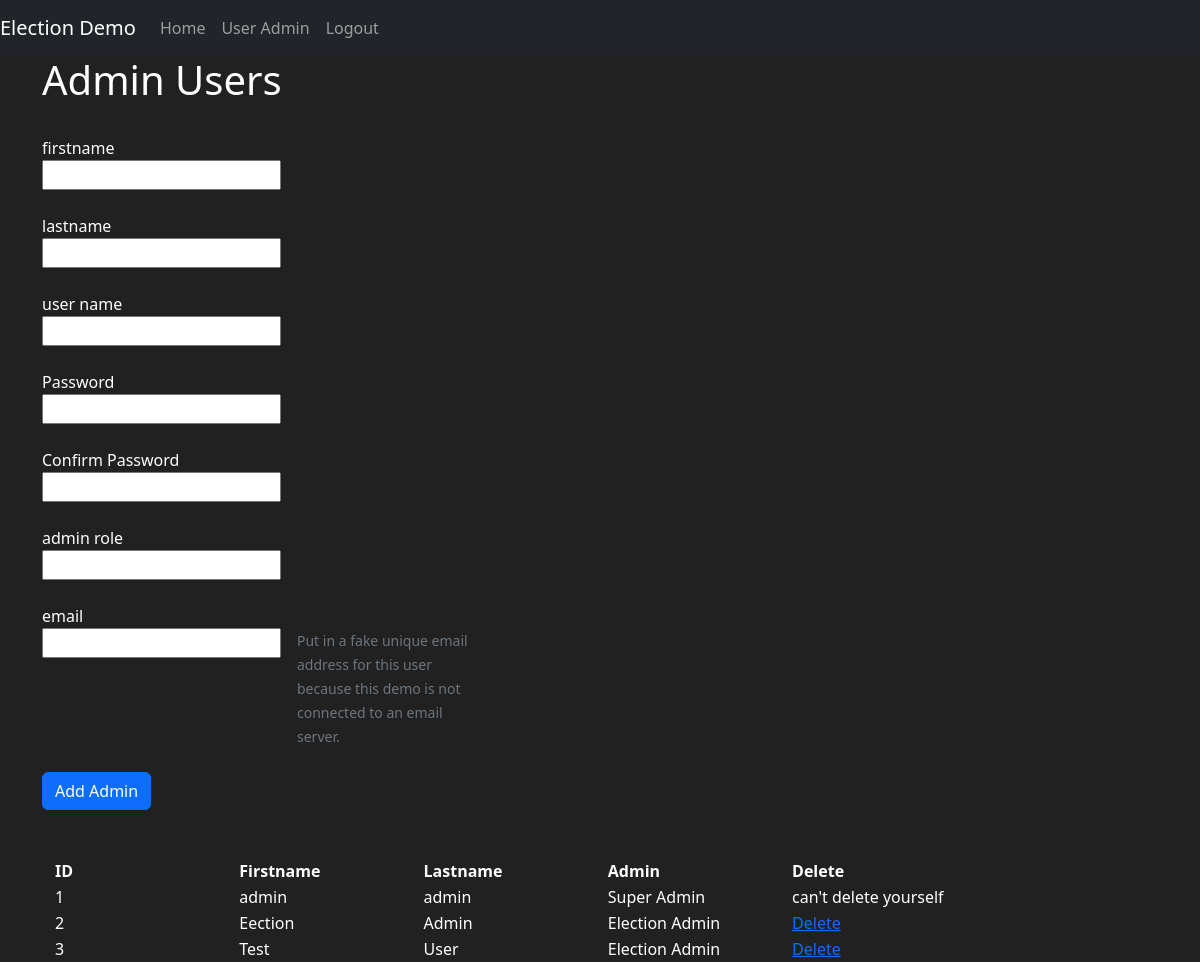
Page /user_admin (signed in) on the committed database.
### election1/models.py (models this page shows, shortened)
class User(db.Model, UserMixin):
    id_user = db.Column(db.Integer, primary_key=True)
    user_firstname = db.Column(db.String(length=45), nullable=False)
    user_lastname = db.Column(db.String(length=45), nullable=False)
    user_so_name = db.Column(db.String(length=30), nullable=False, unique=True)
    user_pass = db.Column(db.String(length=256))
    user_email = db.Column(db.String(length=45), unique=True)
    user_status = db.Column(db.Integer, default=False, nullable=False)
    user_pw_change = db.Column(db.String(length=1))
    user_security = db.Column(db.String(138), default=unique_security_token)
    user_created = db.Column(db.DateTime, default=datetime.now)
    user_sec_send = db.Column(db.DateTime, default=datetime.now)
    user_creation_datetime = db.Column(db.DateTime, default=datetime.now, nullable=False)
    id_admin_role = db.Column(db.Integer, db.ForeignKey('admin_roles.id_admin_role'))
    @classmethod
    def get_all_admins(cls):
        return db.session.query(cls, Admin_roles).select_from(cls).join(Admin_roles).order_by()

class Admin_roles(db.Model):
    id_admin_role = db.Column(db.Integer, primary_key=True)
    admin_role_name = db.Column(db.String(length=45), nullable=False, unique=True)
    creation_datetime = db.Column(db.DateTime, default=datetime.now, nullable=False)
    user = db.relationship('User', backref='admin_roles')

### election1/admins/view.py (the view, shortened to what this page needs)
@admins.route('/user_admin', methods=['GET', 'POST'])
def user_admin():
    form = UserForm()
    the_admins = User.get_all_admins()
    return render_template('user.html', form=form, admins=the_admins)

### election1/admins/form.py
class UserForm(FlaskForm):
    user_firstname = StringField(label='firstname', validators=[Length(min=2, max=30), InputRequired()])
    user_lastname = StringField(label='lastname', validators=[Length(min=2, max=30), InputRequired()])
    user_so_name = StringField(label='user name', validators=[Length(min=2, max=30), InputRequired()])
    user_pass = PasswordField('Password', validators=[InputRequired()])
    confirm_password = PasswordField('Confirm Password', validators=[
        InputRequired()])
    id_admin_role = QuerySelectField(query_factory=admin_roles_query, label='admin role', get_label='admin_role_name')
    user_email = EmailField(label='email', validators=[Email()])
    submit = SubmitField(label='submit')

### election1/__init__.py (called while the page is built)
def config_manager(manager):
    manager.login_message = "You are not logged in to your account."
    manager.login_message_category = "info"
    @manager.user_loader
    def user_loader(xid):
        user = User.query.get(int(xid))
        if user is None:
            return None
        return user

### election1/admins/view.py (called while the page is built)
@admins.before_request
def check_session_timeout():
    if not session_check():
        home = current_app.config['HOME']
        error = 'idle timeout '
        return render_template('session_timeout.html', error=error, home=home)
    else:
        logger.info(f'Session check passed for user {current_user.user_so_name} in admin view')
        return None

### election1/utils.py (called while the page is built, shortened)
def session_check():
    session.permanent = True
    idle_timeout = current_app.config['MYTIMEOUT'].total_seconds()
    session.modified = True
    current_date_time = datetime.now()
    session['last_activity'] = current_date_time.strftime("%Y-%m-%d %H:%M:%S")
    return True

### election1/templates/user.html (shortened to what this page needs)
{% extends 'base.html' %}
{% block content %}
  <div class="container">
    <h1> Admin Users</h1>
    <br>
    <form method="post" style="color:white" autocomplete="off">
      <div class="row g-3 ">
        <div class="col-2 ">
          {{ form.user_firstname.label() }}
        </div>
      </div>
      <div class="row g-3 ">
        <div class="col-auto">
          {{ form.user_firstname(autocomplete="off") }}
        </div>
      </div>
      <br>
      <div class="row g-3 ">
        {{ form.user_lastname.label() }}
      </div>
      <div class="row g-3 ">
        <div class="col-auto">
          {{ form.user_lastname(autocomplete="off") }}
        </div>
      </div>
      <br>
      <div class="row g-3 ">
        <div class="col-2 ">
          {{ form.user_so_name.label() }}
        </div>
      </div>
      <div class="row g-3 ">
        <div class="col-auto">
          {{ form.user_so_name(autocomplete="off") }}
        </div>
      </div>
      <br>
      <div class="row g-3 ">
        <div class="col-2 ">
          {{ form.user_pass.label() }}
        </div>
      </div>
      <div class="row g-3 ">
        <div class="col-auto">
          {{ form.user_pass(autocomplete="off") }}
        </div>
      </div>
      <br>
      <div class="row g-3">
        <div class="col-2">
          {{ form.confirm_password.label() }}
        </div>
      </div>
      <div class="row g-3 ">
        <div class="col-auto">
          {{ form.confirm_password}}
        </div>
      </div>
  <br>
  <div class="row g-3 ">
    <div class="col-2 ">
      {{ form.id_admin_role.label() }}
    </div>
  </div>
  <div class="row g-3 ">
    <div class="col-auto">
      {{ form.id_admin_role(autocomplete="off") }}
    </div>
  </div>
  <br>
  <div class="row g-3 ">
    <div class="col-2 ">
      {{ form.user_email.label() }}
    </div>
  </div>
  <div class="row g-3 ">
    <div class="col-auto">
      {{ form.user_email(autocomplete="off") }}
    </div>
    <div class="col-sm-2">
                    <span id="passwordHelpInline" class="form-text">
                       Put in a fake unique email address for this user because this demo is not connected to an email server.
                    </span>
    </div>
  </div>
  <br>
  <div class="d-grid gap-2 d-md-block">
    {{ form.submit(type="submit",value='Add Admin', class="btn btn-primary") }}
  </div>
  </form>
  <br><br>
  <div class="container">
    <table class="table-dark">
      <thead>
      <tr>
        <th class="col-2"> ID</th>
        <th class="col-2"> Firstname</th>
        <th class="col-2"> Lastname</th>
        <th class="col-2"> Admin</th>
        <th class="col-2"> Delete</th>
      </tr>
      </thead>
      <tbody>
      {% for user, admin_roles in admins %}
        <tr>
          <td>{{ user.id_user }}</td>
          <td>{{ user.user_firstname }}</td>
          <td>{{ user.user_lastname }}</td>
          <td>{{ admin_roles.admin_role_name }}</td>
          {% if current_user.id_user != user.id_user %}
            <td><a href="{{ url_for('admins.deleteuser', xid=user.id_user) }}">Delete</a></td>
          {% else %}
            <td>can't delete yourself</td>
          {% endif %}
        </tr>
      {% endfor %}
      </tbody>
    </table>
  </div>
  </div>
{% endblock %}

### election1/templates/base.html (style rules this page uses)
body { background-color: #212121; color: white }

### rows in the picture
User: id_user "1", user_firstname "admin", user_lastname "admin", admin_role_name "Super Admin", shows "can't delete yourself"
User: id_user "2", user_firstname "Eection", user_lastname "Admin", admin_role_name "Election Admin"
User: id_user "3", user_firstname "Test", user_lastname "User", admin_role_name "Election Admin"
